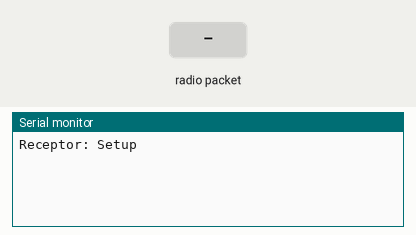
Bench run of a sketch on a simulated Arduino Uno, built with avr-gcc and run on an emulated ATmega328P. Shown: the last lines printed to the serial monitor. The inputs (shaded band) are chosen by the test bench. No radio packets arrive unless stated.

Above: at 1.2 s.
1.3 s: radio packet "1" arrives
At 2.2 s:
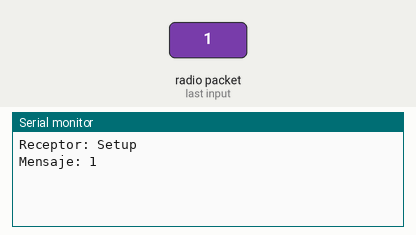
2.8 s: radio packet "0" arrives
At 3.3 s:
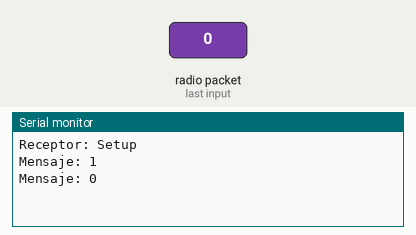
4.3 s: radio packet "2" arrives
At 5.7 s:
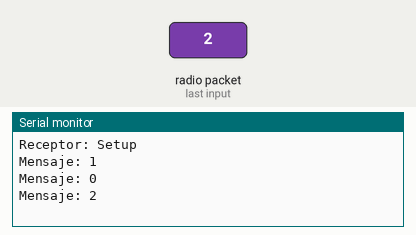

Measured:
- after the input at 1.3 s, the serial monitor: prints a new line at once (image 1)
- after the input at 2.8 s, the serial monitor: prints a new line at once (image 2)
- after the input at 4.3 s, the serial monitor: prints a new line at once (image 3)

The sketch:

test_receptor.ino
```cpp
/*
 * Programa para usar receptor 433Mhz
 * Utilizando el modulo ENC28J60 para la distribucion de la informacion
*/

#include <VirtualWire.h>
#include <EtherCard.h>

#define STATIC 0    // Cambiar a 1 para deshabilitar el DHCP

#if STATIC
//Direccion IP
static byte myip[] = { 192,168,1,200 };
//Direccion del Getaway
static byte gwip[] = { 192,168,1,1 };
#endif

// ethernet mac address - debe ser unica en la red
static byte mymac[] = { 0x74,0x69,0x69,0x2D,0x30,0x31 };

// tcp/ip para enviar y recivir buffer
byte Ethernet::buffer[500];
BufferFiller bfill;

const int gnd = 4;   //Pin 4 como tierra para el modulo RF
const int vcc = 3;   //Pin 3 como fuente de alimentacion para el modulo RF
const int data = 2;  //Pin 2 como salida para el modulo RF
String txtMsg = "@User~Placeholder~ ";

static word homePage(String mensaje) {

  char temp[mensaje.length()+1];
  mensaje.toCharArray(temp, mensaje.length());

  bfill = ether.tcpOffset();
  bfill.emit_p(PSTR("$S\n"), temp);
  return bfill.position();
}

void setup()
{
  Serial.begin(9600);  // Debugging only
  Serial.println("Receptor: Setup");

  //Se configura el pin para funcionar como VCC
  pinMode(vcc, OUTPUT);
  digitalWrite(vcc, HIGH);

  //Se configura el pin para funcionar como GND
  pinMode(gnd, OUTPUT);
  digitalWrite(gnd, LOW);

  // Cambiar 'SS' al pin SLV, si no se uso la coneccion por defecto
  if (ether.begin(sizeof Ethernet::buffer, mymac, SS) == 0)
    Serial.println( "Failed to access Ethernet controller");

  #if STATIC
    ether.staticSetup(myip, gwip);
  #else
    if(!ether.dhcpSetup())
      Serial.println("Fallo el DHCP");
  #endif

  ether.printIp("IP:  ", ether.myip);
  ether.printIp("GW:  ", ether.gwip);
  ether.printIp("DNS: ", ether.dnsip);

  // Se inicializa el RF
  vw_set_rx_pin(data);
  vw_setup(2000);         // velocidad: Bits per segundo
  vw_rx_start();          // Se inicia como receptor
}

void loop()
{
  uint8_t buf[VW_MAX_MESSAGE_LEN];
  uint8_t buflen = VW_MAX_MESSAGE_LEN;

  //verificamos si hay un dato valido en el RF
  if (vw_get_message(buf, &buflen)) {
    int i;

    //verificamos si hay un dato valido en el RF
    Serial.print("Mensaje: ");
    txtMsg = "";

    for (i = 0; i < buflen; i++) {
        //Serial.print((char)buf[i]);
        txtMsg+=(char)buf[i];
    }
    Serial.println(txtMsg);
  }

  word len = ether.packetReceive();
  word pos = ether.packetLoop(len);

  if (pos)  // check if valid tcp data is received
    ether.httpServerReply(homePage(txtMsg)); // send web page data

  //memset(buf, 0, sizeof(buf));
  //memset(buflen, 0, sizeof(buflen));
}
```
